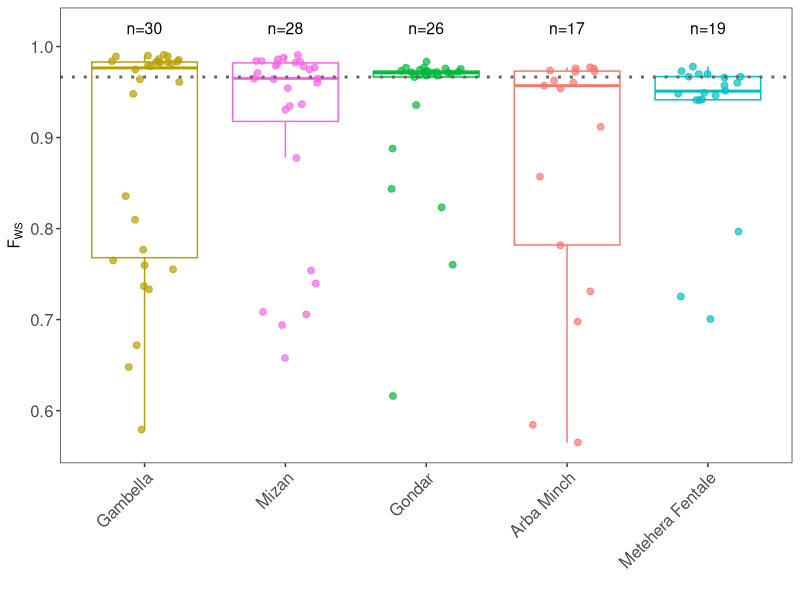
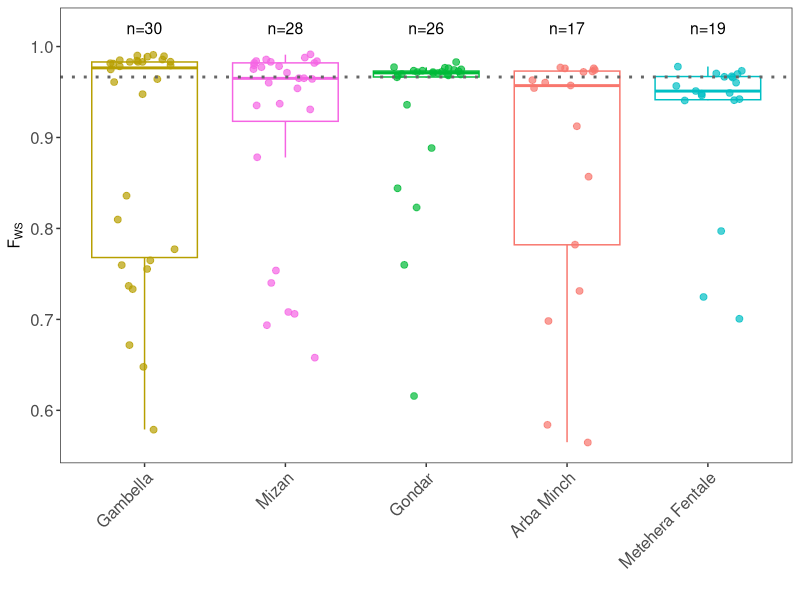

Here is the R script that generated these plots, in order:

library(ggplot2)
library(patchwork)
library(dplyr)
setwd(dirname(rstudioapi::getActiveDocumentContext()$path))

# Read the data
meta <- read.csv("../input_files/Metadata_Popgen_Ethiopia_withfws.csv", stringsAsFactors = FALSE)

# Convert Site to factor (controls order)
meta$site <- factor(meta$site, levels = unique(meta$site))

# Count samples per site
site_counts <- meta %>%
  group_by(site) %>%
  summarise(n = n()) %>%
  mutate(label = paste0("n=", n))

# Calculate median fws per site
site_medians <- meta %>%
  group_by(site) %>%
  summarise(median_fws = median(fws, na.rm = TRUE))

# Calculate proportion of polyclonal samples (Fws < 0.95) per site
site_polyclonal <- meta %>%
  group_by(site) %>%
  summarise(
    n = n(),
    n_polyclonal = sum(fws < 0.95, na.rm = TRUE),
    prop_polyclonal = n_polyclonal / n
  )
  
site_colors <- c(
  "Arba Minch" = "#F8766D",       # Red/pink
  "Gambella" = "#B79F00",         # Yellow/gold
  "Gondar" = "#00BA38",           # Green
  "Metehera Fentale" = "#00BFC4", # Cyan
  "Mizan" = "#F564E3"             # Pink/magenta
)

meta$site<-factor(meta$site, levels=c("Gambella","Mizan","Gondar","Arba Minch","Metehera Fentale"))
# Plot
ggplot(meta, aes(x = site, y = fws, color = site)) +
  # Boxplot
  geom_boxplot(outlier.shape = NA, alpha = 0.5) +
  
  # Individual datapoints
  geom_jitter(width = 0.25, alpha = 0.7, size = 2) +
  
  # Dashed gray line for overall median
  geom_hline(yintercept = median(meta$fws, na.rm = TRUE), 
             linetype = "dotted", color = "gray40", linewidth = 1) +
  
  # n= sample count labels
  geom_text(data = site_counts, aes(x = site, y = 1.02, label = label),
            inherit.aes = FALSE, size = 4, color = "black") +
  
  scale_color_manual(values = site_colors) +
  
  theme_test() +
  labs(y = expression(F[WS]), x = "") +
  theme(axis.text.x = element_text(angle = 45, hjust = 1,size = 12),
        axis.text.y = element_text(size = 12),
        legend.position = "none")

ggsave("figs/fws.pdf", width=3, height=5)
